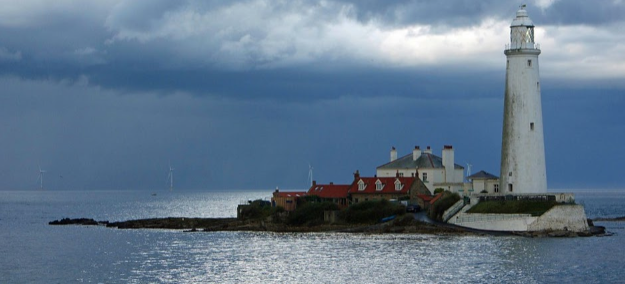
#> input picture dsi200_demo/lighthouse.png, 625 x 284 px
$ jupyter execute '11 numpy.ipynb'
#> lines starting #> are read from the running program, lines starting #| are printed output that depends on the picture
# numpy
* Allocation and Initialization
* Access
* Slicing
* Aggregation
* argmax() argmin() and sort()
* Filter
* Save and Load
* Image

[cell 1]
# %%bash
# conda install -c conda-forge numpy scikit-image matplotlib

[cell 2]
import numpy as np

# Allocation without Initialization

[cell 3]
x = np.empty(shape=3)
print(x)

[cell 4]
x.shape

[cell 5]
y = np.empty(shape=(2,3))
print(y)

[cell 6]
y.shape

# Allocation with Initialization

[cell 7]
x = np.zeros(shape=(2,3))
x

[cell 8]
x = np.ones(shape=(2,3))
x

[cell 9]
x= np.arange(5)
x

# Identity Matrix and Linear Space

[cell 10]
x = np.eye(3)
x

[cell 11]
x = np.linspace(start=-1,stop=1,num=10)
x

[cell 12]
x[2]-x[1]

# numpy array from python list

[cell 13]
x = np.array([5,6,7])
x

[cell 14]
a_list = [ [2,3,4], [5,6,7] ]
x = np.array(a_list)
x

[cell 15]
x.shape

# Random

[cell 16]
x = np.random.randint(low=0,high=10,size=7)
x

[cell 17]
# draw samples 10 number
# from an uniform distribution range between 0 to 1
x = np.random.rand(10)
x

[cell 18]
x = np.random.randn(10)
x

# Access

[cell 19]
np.random.seed(8)
x = np.random.randint(10, size=7)
x

[cell 20]
x[0]

[cell 21]
x[1]

[cell 22]
x[-1]

[cell 23]
x[-2]

# Slicing

[cell 24]
x

[cell 25]
x[1:4]

[cell 26]
x[1:-1]

[cell 27]
x[:]

[cell 28]
x[::1]

[cell 29]
x[::2]

[cell 30]
x[::-1]

[cell 31]
x[::-2]

[cell 32]
x[::-4]

# Aggregation

[cell 33]
x= np.arange(1,6)
x

[cell 34]
print(np.sum(x))
print(np.prod(x))
print(np.mean(x))
print(np.std(x))
print(np.var(x))
print(np.min(x))
print(np.max(x))

# argmax() argmin() and sort()

[cell 35]
np.random.seed(8)
x = np.random.randint(10, size=7)
x

[cell 36]
np.argmax(x)

[cell 37]
np.argmin(x)

[cell 38]
np.sort(x,)

# Filter

[cell 39]
x= np.arange(1,6)
x

[cell 40]
x<3

[cell 41]
x>3

[cell 42]
#masking pattern
x[x>3]

[cell 43]
y=np.where(x>3,7,0)
y

# Element-wise operation

[cell 44]
x=np.array([1,2,3])
y=np.array([4,5,6])

[cell 45]
x+y

[cell 46]
x-y

[cell 47]
x*y

[cell 48]
y/x

[cell 49]
y//x

# Matrix Operation

[cell 50]
x=np.array([1,2,3])
y=np.array([4,5,6])

[cell 51]
# - If both `a` and `b` are 1-D arrays, it is inner product of vectors
#   (without complex conjugation).

# - If both `a` and `b` are 2-D arrays, it is matrix multiplication,
#   but using :func:`matmul` or ``a @ b`` is preferred.

np.dot(x,y)

[cell 52]
x@y

[cell 53]
x=np.eye(2)
y=np.array([[1,2,3],[4,5,6]])
np.dot(x,y)

[cell 54]
y.T

# Save and Load

[cell 55]
with open('test.npy', 'wb') as f:
    np.save(f, np.array([1, 2]))
    np.save(f, np.array([1, 3]))

with open('test.npy', 'rb') as f:
    a = np.load(f)
    b = np.load(f)
print(a, b)

# Image

[cell 56]
from skimage import io
img = io.imread('lighthouse.png')
#> img is the input picture: shape (284, 625, 4); mean R, G, B, A 97.9, 119.7, 141.2, 255

[cell 57]
img.shape
#> Out = (284, 625, 4)

[cell 58]
import matplotlib.pyplot as plt
plt.imshow(img);

[cell 59]
plt.imshow(img[:,:,:]);

[cell 60]
plt.imshow(img[0:100,400:600,:]);
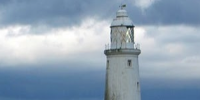
#> shown: shape (100, 200, 4); mean R, G, B, A 145.4, 163.9, 181.8, 255

[cell 61]
plt.imshow(img[::2,:,:]);
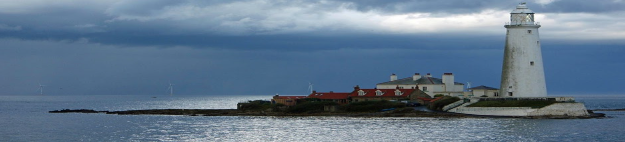
#> shown: shape (142, 625, 4); mean R, G, B, A 97.8, 119.7, 141.2, 255

[cell 62]
plt.imshow(img[:,::2,:]);
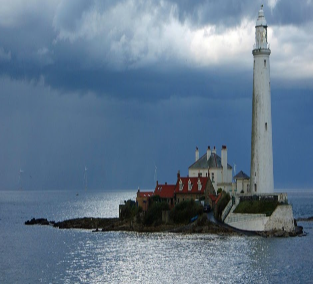
#> shown: shape (284, 313, 4); mean R, G, B, A 97.8, 119.7, 141.2, 255

[cell 63]
plt.imshow(img[:,::-1,:]);
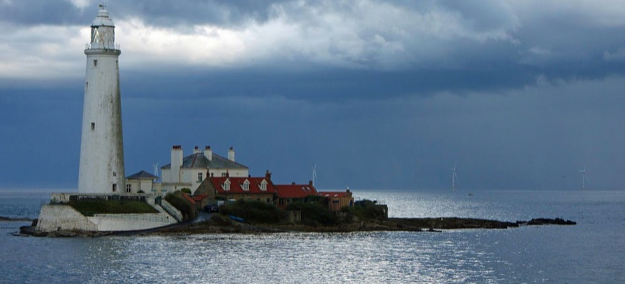
#> shown: shape (284, 625, 4); mean R, G, B, A 97.9, 119.7, 141.2, 255

[cell 64]
plt.imshow(img[:,:,0].T)
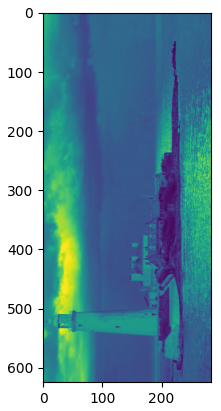
#> figure drawn by matplotlib, 1 panel
